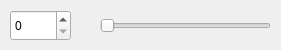
<?xml version="1.0" encoding="UTF-8"?>
<ui version="4.0">
 <class>MyCustomController</class>
 <widget class="QWidget" name="MyCustomController">
  <property name="geometry">
   <rect>
    <x>0</x>
    <y>0</y>
    <width>281</width>
    <height>50</height>
   </rect>
  </property>
  <property name="windowTitle">
   <string>Form</string>
  </property>
  <widget class="QSpinBox" name="spinBox">
   <property name="geometry">
    <rect>
     <x>10</x>
     <y>10</y>
     <width>61</width>
     <height>31</height>
    </rect>
   </property>
  </widget>
  <widget class="QSlider" name="horizontalSlider">
   <property name="geometry">
    <rect>
     <x>100</x>
     <y>10</y>
     <width>171</width>
     <height>31</height>
    </rect>
   </property>
   <property name="orientation">
    <enum>Qt::Horizontal</enum>
   </property>
  </widget>
 </widget>
 <resources/>
 <connections/>
</ui>
